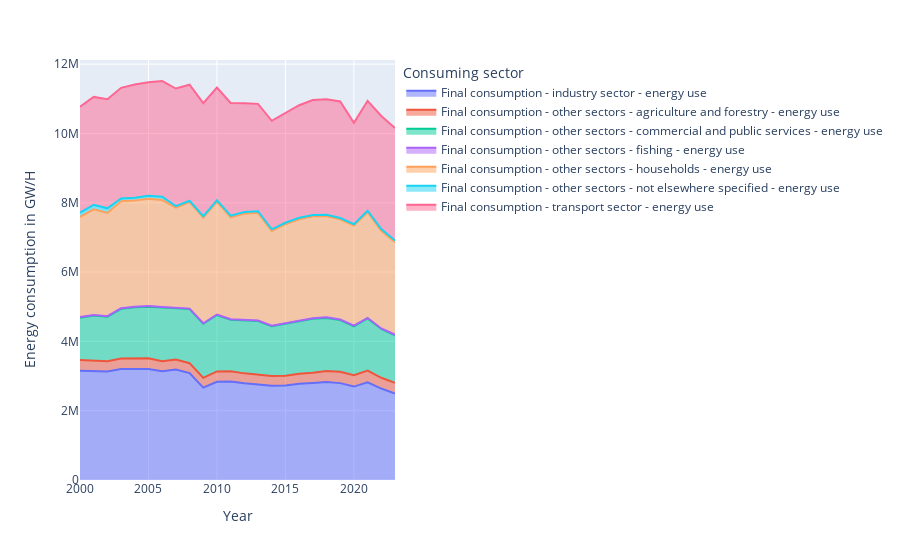

This figure's notebook cell:
### Markdown cell above
We are calculating and displaying the total energy consumed (in GW/H) by the European Union, brokend down by consuming sector.

### Code cell
dataset_by_sector = nrg_bal.data.groupby(['TIME_PERIOD', 'nrg_bal_label'])['OBS_VALUE'].sum().reset_index()
dataset_by_sector.rename(columns={
    'OBS_VALUE': 'Energy consumption in GW/H',
    'TIME_PERIOD': 'Year',
    'nrg_bal_label': 'Consuming sector'
    }, inplace=True)
fig = px.area(dataset_by_sector, x='Year', y='Energy consumption in GW/H', color='Consuming sector')
fig.show()

### Figure 1 — Plotly figure (JSON) as saved in the notebook; plotly's stock layout.template omitted (floating-point values rounded to 4 significant figures)
{"data": [{"fillpattern": {"shape": ""}, "hovertemplate": "Consuming sector=Final consumption - industry sector - energy use<br>Year=%{x}<br>Energy consumption in GW/H=%{y}<extra></extra>", "legendgroup": "Final consumption - industry sector - energy use", "line": {"color": "#636efa"}, "marker": {"symbol": "circle"}, "mode": "lines", "name": "Final consumption - industry sector - energy use", "orientation": "v", "showlegend": true, "stackgroup": "1", "type": "scatter", "x": [2000, 2001, 2002, 2003, 2004, 2005, 2006, 2007, 2008, 2009, 2010, 2011, 2012, 2013, 2014, 2015, 2016, 2017, 2018, 2019, 2020, 2021, 2022, 2023], "xaxis": "x", "y": [3151000.0, 3146000.0, 3133000.0, 3206000.0, 3198000.0, 3200000.0, 3135000.0, 3190000.0, 3084000.0, 2666000.0, 2836000.0, 2844000.0, 2789000.0, 2756000.0, 2716000.0, 2725000.0, 2775000.0, 2801000.0, 2825000.0, 2795000.0, 2696000.0, 2821000.0, 2638000.0, 2497000.0], "yaxis": "y"}, {"fillpattern": {"shape": ""}, "hovertemplate": "Consuming sector=Final consumption - other sectors - agriculture and forestry - energy use<br>Year=%{x}<br>Energy consumption in GW/H=%{y}<extra></extra>", "legendgroup": "Final consumption - other sectors - agriculture and forestry - energy use", "line": {"color": "#EF553B"}, "marker": {"symbol": "circle"}, "mode": "lines", "name": "Final consumption - other sectors - agriculture and forestry - energy use", "orientation": "v", "showlegend": true, "stackgroup": "1", "type": "scatter", "x": [2000, 2001, 2002, 2003, 2004, 2005, 2006, 2007, 2008, 2009, 2010, 2011, 2012, 2013, 2014, 2015, 2016, 2017, 2018, 2019, 2020, 2021, 2022, 2023], "xaxis": "x", "y": [313000.0, 305400.0, 295700.0, 301400.0, 314100.0, 313900.0, 294800.0, 288900.0, 287500.0, 280300.0, 296800.0, 290500.0, 287400.0, 292100.0, 285600.0, 285900.0, 291000.0, 295100.0, 322500.0, 326600.0, 330300.0, 334200.0, 310900.0, 307500.0], "yaxis": "y"}, {"fillpattern": {"shape": ""}, "hovertemplate": "Consuming sector=Final consumption - other sectors - commercial and public services - energy use<br>Year=%{x}<br>Energy consumption in GW/H=%{y}<extra></extra>", "legendgroup": "Final consumption - other sectors - commercial and public services - energy use", "line": {"color": "#00cc96"}, "marker": {"symbol": "circle"}, "mode": "lines", "name": "Final consumption - other sectors - commercial and public services - energy use", "orientation": "v", "showlegend": true, "stackgroup": "1", "type": "scatter", "x": [2000, 2001, 2002, 2003, 2004, 2005, 2006, 2007, 2008, 2009, 2010, 2011, 2012, 2013, 2014, 2015, 2016, 2017, 2018, 2019, 2020, 2021, 2022, 2023], "xaxis": "x", "y": [1218000.0, 1293000.0, 1279000.0, 1432000.0, 1470000.0, 1488000.0, 1547000.0, 1469000.0, 1560000.0, 1562000.0, 1628000.0, 1489000.0, 1522000.0, 1539000.0, 1438000.0, 1497000.0, 1510000.0, 1556000.0, 1531000.0, 1493000.0, 1410000.0, 1507000.0, 1408000.0, 1371000.0], "yaxis": "y"}, {"fillpattern": {"shape": ""}, "hovertemplate": "Consuming sector=Final consumption - other sectors - fishing - energy use<br>Year=%{x}<br>Energy consumption in GW/H=%{y}<extra></extra>", "legendgroup": "Final consumption - other sectors - fishing - energy use", "line": {"color": "#ab63fa"}, "marker": {"symbol": "circle"}, "mode": "lines", "name": "Final consumption - other sectors - fishing - energy use", "orientation": "v", "showlegend": true, "stackgroup": "1", "type": "scatter", "x": [2000, 2001, 2002, 2003, 2004, 2005, 2006, 2007, 2008, 2009, 2010, 2011, 2012, 2013, 2014, 2015, 2016, 2017, 2018, 2019, 2020, 2021, 2022, 2023], "xaxis": "x", "y": [17680.0, 18370.0, 17080.0, 16990.0, 17070.0, 16960.0, 16010.0, 15280.0, 14210.0, 14790.0, 14300.0, 13750.0, 13810.0, 14310.0, 14340.0, 15410.0, 15320.0, 15240.0, 16200.0, 15600.0, 15700.0, 16240.0, 15920.0, 16010.0], "yaxis": "y"}, {"fillpattern": {"shape": ""}, "hovertemplate": "Consuming sector=Final consumption - other sectors - households - energy use<br>Year=%{x}<br>Energy consumption in GW/H=%{y}<extra></extra>", "legendgroup": "Final consumption - other sectors - households - energy use", "line": {"color": "#FFA15A"}, "marker": {"symbol": "circle"}, "mode": "lines", "name": "Final consumption - other sectors - households - energy use", "orientation": "v", "showlegend": true, "stackgroup": "1", "type": "scatter", "x": [2000, 2001, 2002, 2003, 2004, 2005, 2006, 2007, 2008, 2009, 2010, 2011, 2012, 2013, 2014, 2015, 2016, 2017, 2018, 2019, 2020, 2021, 2022, 2023], "xaxis": "x", "y": [2891000.0, 3045000.0, 2981000.0, 3085000.0, 3063000.0, 3097000.0, 3086000.0, 2899000.0, 3073000.0, 3051000.0, 3252000.0, 2939000.0, 3073000.0, 3108000.0, 2731000.0, 2858000.0, 2934000.0, 2942000.0, 2917000.0, 2889000.0, 2888000.0, 3047000.0, 2818000.0, 2668000.0], "yaxis": "y"}, {"fillpattern": {"shape": ""}, "hovertemplate": "Consuming sector=Final consumption - other sectors - not elsewhere specified - energy use<br>Year=%{x}<br>Energy consumption in GW/H=%{y}<extra></extra>", "legendgroup": "Final consumption - other sectors - not elsewhere specified - energy use", "line": {"color": "#19d3f3"}, "marker": {"symbol": "circle"}, "mode": "lines", "name": "Final consumption - other sectors - not elsewhere specified - energy use", "orientation": "v", "showlegend": true, "stackgroup": "1", "type": "scatter", "x": [2000, 2001, 2002, 2003, 2004, 2005, 2006, 2007, 2008, 2009, 2010, 2011, 2012, 2013, 2014, 2015, 2016, 2017, 2018, 2019, 2020, 2021, 2022, 2023], "xaxis": "x", "y": [121800.0, 131700.0, 132800.0, 84510.0, 82810.0, 83840.0, 93340.0, 40650.0, 37980.0, 37920.0, 43060.0, 48780.0, 49150.0, 47310.0, 47270.0, 41850.0, 39210.0, 39350.0, 40060.0, 39550.0, 42000.0, 43590.0, 47660.0, 49160.0], "yaxis": "y"}, {"fillpattern": {"shape": ""}, "hovertemplate": "Consuming sector=Final consumption - transport sector - energy use<br>Year=%{x}<br>Energy consumption in GW/H=%{y}<extra></extra>", "legendgroup": "Final consumption - transport sector - energy use", "line": {"color": "#FF6692"}, "marker": {"symbol": "circle"}, "mode": "lines", "name": "Final consumption - transport sector - energy use", "orientation": "v", "showlegend": true, "stackgroup": "1", "type": "scatter", "x": [2000, 2001, 2002, 2003, 2004, 2005, 2006, 2007, 2008, 2009, 2010, 2011, 2012, 2013, 2014, 2015, 2016, 2017, 2018, 2019, 2020, 2021, 2022, 2023], "xaxis": "x", "y": [3057000.0, 3114000.0, 3147000.0, 3191000.0, 3270000.0, 3275000.0, 3340000.0, 3394000.0, 3348000.0, 3264000.0, 3256000.0, 3256000.0, 3138000.0, 3096000.0, 3132000.0, 3176000.0, 3249000.0, 3316000.0, 3333000.0, 3363000.0, 2927000.0, 3171000.0, 3263000.0, 3249000.0], "yaxis": "y"}], "layout": {"legend": {"title": {"text": "Consuming sector"}, "tracegroupgap": 0}, "margin": {"t": 60}, "xaxis": {"anchor": "y", "domain": [0, 1], "title": {"text": "Year"}}, "yaxis": {"anchor": "x", "domain": [0, 1], "title": {"text": "Energy consumption in GW/H"}}}}
